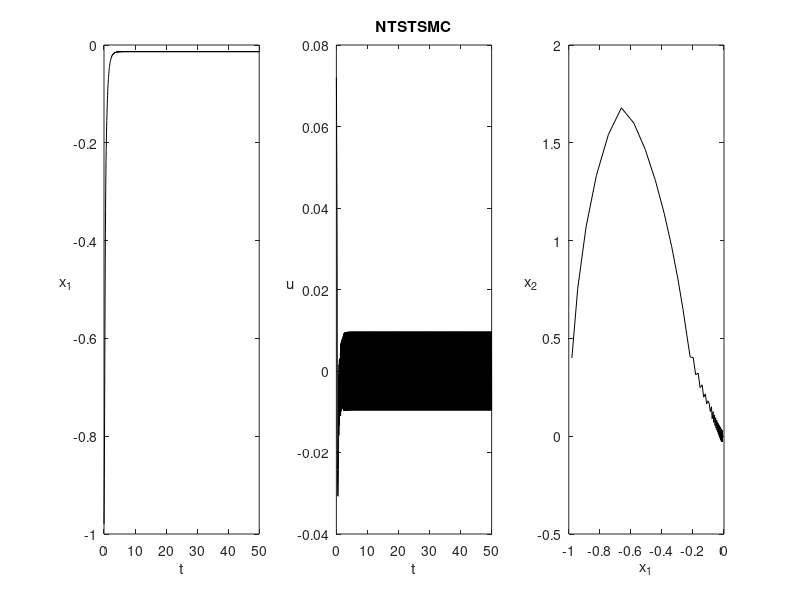

Reproduce this figure in MATLAB.
clc,clear,close all

t_end = 50; n = 1000;dt = t_end/n;
m = 0.8; g = 9.80665; Ix = 0.005; Iy = 0.005; Iz = 0.009; L = 0.33 / 2;
Kz = 0;

alpha = 2;beta = 1;gamma = 0.4;
mu = 0.9;r = 5/3;
K1 = 10;K2 = 10;
phi_dot = 0;theta_dot = 0;
e_psi = -1; e_psi_dot = 0; psi_des_dotdot = 0;
s_psi_integ = 0;
y1_array = [];
y2_array = [];
u_array=[];s_dot_array=[];
for t = linspace(0,t_end,n)
    
    s = alpha * e_psi +  real(beta * sign(e_psi_dot) * abs(e_psi_dot) ^ mu) + real(gamma * sign(e_psi) * abs(e_psi) ^ r);
    s_psi_integ = s_psi_integ + K2 * sign(s) * dt;

    u = -Iz*((Ix-Iy)/Iz*phi_dot*theta_dot - psi_des_dotdot + alpha/(beta*mu)*sign(e_psi_dot) * abs(e_psi_dot)^(2-mu)...
    + gamma*r/(beta*mu)*(sign(e_psi) * abs(e_psi)^(r-1))* sign(e_psi_dot) * abs(e_psi_dot)^(2-mu) + K1*(abs(s))^(1/2)*sign(s)...
    + s_psi_integ);
    
    u = u * 0.5;
    e_psi_dot = e_psi_dot + (u/Iz +(Ix - Iy)/Iz*phi_dot*theta_dot ) * dt;
    e_psi = e_psi + e_psi_dot * dt;
    u_array = [u_array,u];
    % if (t > 0)  s_dot_array = [s_dot_array,s_dot]; end
    y1_array = [y1_array, e_psi];
    y2_array = [y2_array, e_psi_dot];
end
t = linspace(0,t_end,n);
subplot(1,3,1);plot(t,y1_array,'k');xlabel('t');ylabel('x_1',"Rotation",0)
subplot(1,3,2);plot(t,u_array,'k');xlabel('t');ylabel('u',"Rotation",0);title('NTSTSMC')
subplot(1,3,3);plot(y1_array,y2_array,'k');xlabel('x_1');ylabel('x_2',"Rotation",0)
